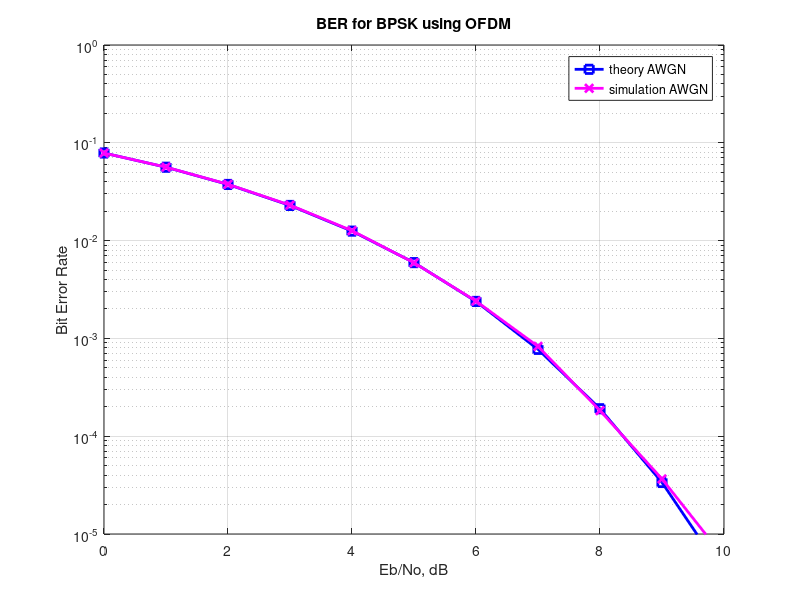

This chart was generated by the following MATLAB code:
% Berdasarkan script dari dsplog, coba membuat
% analisis dan simulasi BER vsEbN0 untuk OFDM-BPSK
% di channel AWGN dan Rayleigh.
% OFDM mengikuti standar 802.11

clear all

% berikut standar 802.11
nFFT = 64; % fft size
nDSC = 52; % number of data subcarriers
nBitPerSym = 52; % number of bits per OFDM symbol (same as the number of subcarriers for BPSK)

% symbol yang dimaksud di sini adalah symbol OFDM
nSym = 10^4; % number of symbols

EbN0dB = [0:10]; % bit to noise ratio
% untuk simulasi menggunakan EsN0
% karena ada energi tambahan di OFDM yang tidak ada di BPSK biasa.
% yaitu untuk bit SC yang tidak terpakai (nDSC/nFFT), dan cyclic prefix(64/80)
EsN0dB = EbN0dB + 10*log10(nDSC/nFFT) + 10*log10(64/80); % converting to symbol to noise ratio

for ii = 1:length(EbN0dB)

   % Transmitter
   ipBit = rand(1,nBitPerSym*nSym) > 0.5; % random 1's and 0's
   ipMod = 2*ipBit-1; % BPSK modulation 0 --> -1, 1 --> +1
   % serial to parallel
   ipMod = reshape(ipMod,nBitPerSym,nSym).'; % grouping into multiple symbols

   % Assigning modulated symbols to subcarriers from [-26 to -1, +1 to +26]
   % dimasukkan ke bins, ada 64 titik.
   xF = [zeros(nSym,6) ipMod(:,[1:nBitPerSym/2]) zeros(nSym,1) ...
       ipMod(:,[nBitPerSym/2+1:nBitPerSym]) zeros(nSym,5)] ;
   
   % Taking FFT, the term (nFFT/sqrt(nDSC)) is for normalizing the power of transmit symbol to 1 
   xt = (nFFT/sqrt(nDSC))*ifft(fftshift(xF.')).';

   % Appending cylic prefix
   % sehingga ukurannya jadi 64+16 = 80. 
   % CP sebesar 16. seperempat dari 64 (standar 802.11)   
   xt = [xt(:,[49:64]) xt];

   % Concatenating multiple symbols to form a long vector
   % parallel to serial
   xt = reshape(xt.',1,nSym*80);

   % Gaussian noise of unit variance, 0 mean
   nt = 1/sqrt(2)*[randn(1,nSym*80) + 1i*randn(1,nSym*80)];

   % Adding noise, the term sqrt(80/64) is to account for the wasted energy due to cyclic prefix
   yt = sqrt(80/64)*xt + 10^(-EsN0dB(ii)/20)*nt;

   % Receiver
   % serial to parallel
   yt = reshape(yt.',80,nSym).'; % formatting the received vector into symbols
   yt = yt(:,[17:80]); % removing cyclic prefix

   % converting to frequency domain
   yF = (sqrt(nDSC)/nFFT)*fftshift(fft(yt.')).';
   % buang yang diluar [-26 to -1, +1 to +26] 
   yMod = yF(:,[6+[1:nBitPerSym/2] 7+[nBitPerSym/2+1:nBitPerSym] ]); 

   % BPSK demodulation
   % +ve value --> 1, -ve value --> -1
   ipModHat = 2*floor(real(yMod/2)) + 1;
   ipModHat(find(ipModHat>1)) = +1;
   ipModHat(find(ipModHat<-1)) = -1;

   % converting modulated values into bits
   ipBitHat = (ipModHat+1)/2;
   % parallel to serial
   ipBitHat2 = reshape(ipBitHat.',nBitPerSym*nSym,1).';

   % counting the errors
   nErr(ii) = size(find(ipBitHat2 - ipBit),2);

end

simBer = nErr/(nSym*nBitPerSym);
theoryBer = (1/2)*erfc(sqrt(10.^(EbN0dB/10)));

figure
semilogy(EbN0dB,theoryBer,'bs-','LineWidth',2);
hold on
semilogy(EbN0dB,simBer,'mx-','LineWidth',2);
axis([0 10 10^-5 1])
grid on
legend('theory AWGN', 'simulation AWGN');
xlabel('Eb/No, dB')
ylabel('Bit Error Rate')
title('BER for BPSK using OFDM')